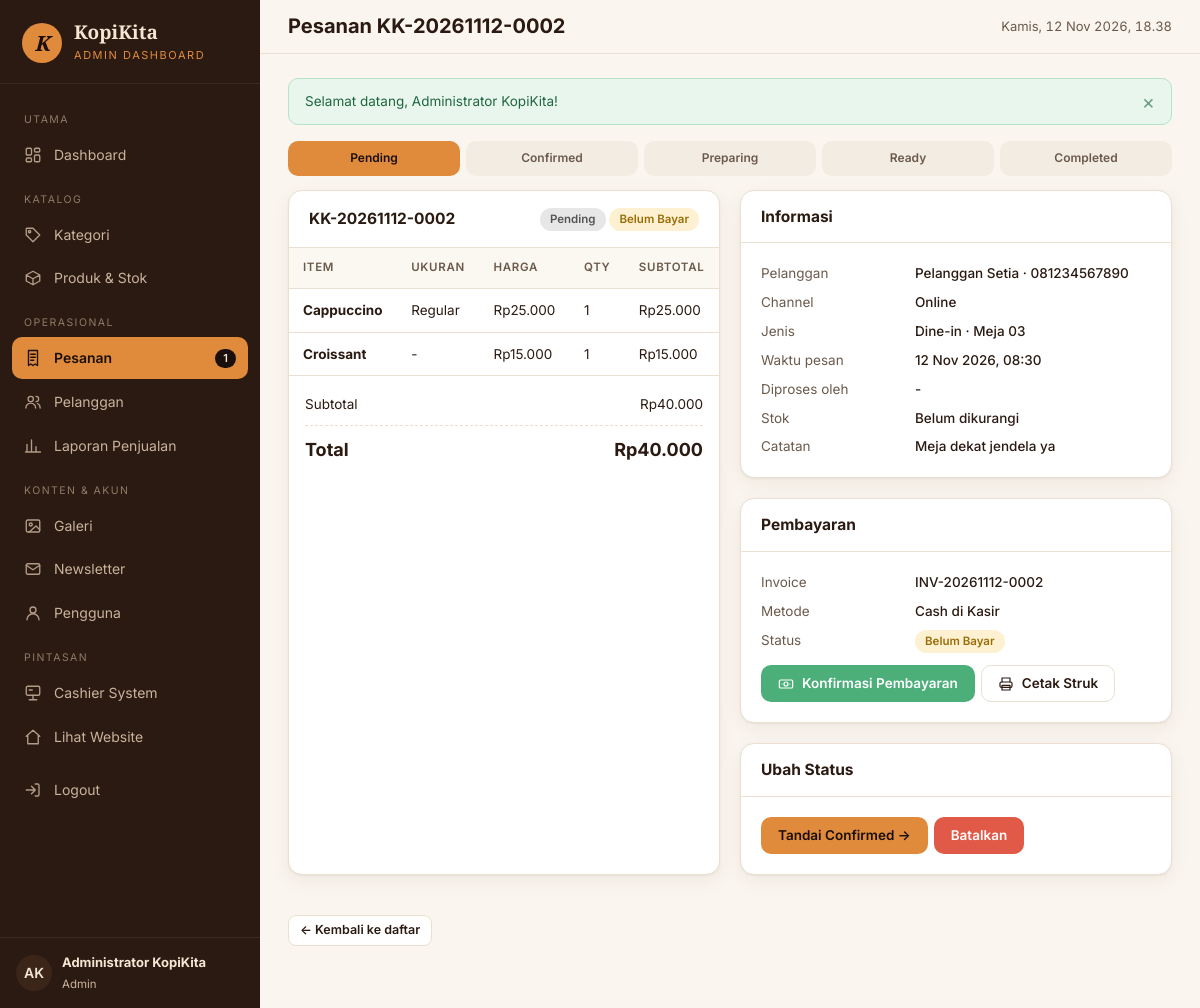
Page /admin/orders/show.php?id=15 (signed in) on the committed database.
### tables this page shows
CREATE TABLE `users` (
  `id`            BIGINT UNSIGNED NOT NULL AUTO_INCREMENT,
  `name`          VARCHAR(100) NOT NULL,
  `username`      VARCHAR(50)  NOT NULL,
  `email`         VARCHAR(150) NOT NULL,
  `password`      VARCHAR(255) NOT NULL,
  `role`          ENUM('admin','cashier','customer') NOT NULL DEFAULT 'customer',
  `avatar`        VARCHAR(255) NULL,
  `is_active`     TINYINT(1)   NOT NULL DEFAULT 1,
  `last_login_at` DATETIME     NULL,
  `created_at`    DATETIME     NOT NULL,
  `updated_at`    DATETIME     NOT NULL,
  PRIMARY KEY (`id`),
  UNIQUE KEY `uq_users_username` (`username`),
  UNIQUE KEY `uq_users_email` (`email`),
  KEY `idx_users_role` (`role`)
);

CREATE TABLE `orders` (
  `id`              BIGINT UNSIGNED NOT NULL AUTO_INCREMENT,
  `order_code`      VARCHAR(30) NOT NULL,
  `customer_id`     BIGINT UNSIGNED NOT NULL,
  `processed_by`    BIGINT UNSIGNED NULL,
  `order_channel`   ENUM('online','cashier') NOT NULL DEFAULT 'online',
  `order_type`      ENUM('dine_in','takeaway') NOT NULL,
  `table_number`    VARCHAR(10) NULL,
  `order_status`    ENUM('pending','confirmed','preparing','ready','completed','cancelled') NOT NULL DEFAULT 'pending',
  `subtotal`        DECIMAL(12,2) NOT NULL,
  `discount_amount` DECIMAL(12,2) NOT NULL DEFAULT 0,
  `total_amount`    DECIMAL(12,2) NOT NULL,
  `notes`           TEXT NULL,
  `cancel_reason`   VARCHAR(255) NULL,
  `stock_deducted`  TINYINT(1) NOT NULL DEFAULT 0,
  `ordered_at`      DATETIME NOT NULL,
  `completed_at`    DATETIME NULL,
  `updated_at`      DATETIME NOT NULL,
  PRIMARY KEY (`id`),
  UNIQUE KEY `uq_orders_code` (`order_code`),
  KEY `idx_orders_customer` (`customer_id`),
  KEY `idx_orders_processed_by` (`processed_by`),
  KEY `idx_orders_status` (`order_status`),
  KEY `idx_orders_ordered_at` (`ordered_at`),
  KEY `idx_orders_channel` (`order_channel`),
  CONSTRAINT `fk_orders_customer` FOREIGN KEY (`customer_id`) REFERENCES `customers` (`id`)
    ON UPDATE CASCADE ON DELETE RESTRICT,
  CONSTRAINT `fk_orders_processed_by` FOREIGN KEY (`processed_by`) REFERENCES `users` (`id`)
    ON UPDATE CASCADE ON DELETE SET NULL
);

CREATE TABLE `sales` (
  `id`               BIGINT UNSIGNED NOT NULL AUTO_INCREMENT,
  `order_id`         BIGINT UNSIGNED NOT NULL,
  `invoice_number`   VARCHAR(30) NOT NULL,
  `cashier_id`       BIGINT UNSIGNED NULL,
  `payment_method`   ENUM('cash','qris','bank_transfer') NOT NULL,
  `amount_due`       DECIMAL(12,2) NOT NULL,
  `amount_paid`      DECIMAL(12,2) NOT NULL DEFAULT 0,
  `change_amount`    DECIMAL(12,2) NOT NULL DEFAULT 0,
  `payment_status`   ENUM('pending','paid','failed','refunded') NOT NULL DEFAULT 'pending',
  `reference_number` VARCHAR(100) NULL,
  `paid_at`          DATETIME NULL,
  `created_at`       DATETIME NOT NULL,
  `updated_at`       DATETIME NOT NULL,
  PRIMARY KEY (`id`),
  UNIQUE KEY `uq_sales_order` (`order_id`),
  UNIQUE KEY `uq_sales_invoice` (`invoice_number`),
  KEY `idx_sales_cashier` (`cashier_id`),
  KEY `idx_sales_status` (`payment_status`),
  CONSTRAINT `fk_sales_order` FOREIGN KEY (`order_id`) REFERENCES `orders` (`id`)
    ON UPDATE CASCADE ON DELETE CASCADE,
  CONSTRAINT `fk_sales_cashier` FOREIGN KEY (`cashier_id`) REFERENCES `users` (`id`)
    ON UPDATE CASCADE ON DELETE SET NULL
);

CREATE TABLE `order_details` (
  `id`           BIGINT UNSIGNED NOT NULL AUTO_INCREMENT,
  `order_id`     BIGINT UNSIGNED NOT NULL,
  `product_id`   BIGINT UNSIGNED NOT NULL,
  `product_name` VARCHAR(120) NOT NULL,
  `size`         ENUM('regular','large') NULL,
  `unit_price`   DECIMAL(12,2) NOT NULL,
  `quantity`     INT UNSIGNED NOT NULL,
  `line_total`   DECIMAL(12,2) NOT NULL,
  `item_notes`   TEXT NULL,
  PRIMARY KEY (`id`),
  KEY `idx_od_order` (`order_id`),
  KEY `idx_od_product` (`product_id`),
  CONSTRAINT `fk_od_order` FOREIGN KEY (`order_id`) REFERENCES `orders` (`id`)
    ON UPDATE CASCADE ON DELETE CASCADE,
  CONSTRAINT `fk_od_product` FOREIGN KEY (`product_id`) REFERENCES `products` (`id`)
    ON UPDATE CASCADE ON DELETE RESTRICT,
  CONSTRAINT `chk_od_qty` CHECK (`quantity` > 0)
);

CREATE TABLE `customers` (
  `id`         BIGINT UNSIGNED NOT NULL AUTO_INCREMENT,
  `user_id`    BIGINT UNSIGNED NULL,
  `name`       VARCHAR(100) NOT NULL,
  `phone`      VARCHAR(25)  NULL,
  `email`      VARCHAR(150) NULL,
  `address`    TEXT         NULL,
  `created_at` DATETIME     NOT NULL,
  `updated_at` DATETIME     NOT NULL,
  PRIMARY KEY (`id`),
  UNIQUE KEY `uq_customers_user` (`user_id`),
  KEY `idx_customers_name` (`name`),
  CONSTRAINT `fk_customers_user` FOREIGN KEY (`user_id`) REFERENCES `users` (`id`)
    ON UPDATE CASCADE ON DELETE SET NULL
);

### includes/order-view.php (the view, shortened to what the rows shown need)
<?php
function render_order_detail(string $panel): void
{
    $user = current_user();
    $pdo = db();
    $order = find_order($pdo, 'id', (int) ($_GET['id'] ?? $_POST['id'] ?? 0));
    $status = $order['order_status'];
    $nexts = ORDER_TRANSITIONS[$status] ?? [];
    $mainNext = array_values(array_diff($nexts, ['cancelled']))[0] ?? null;
    $pageTitle = 'Pesanan ' . $order['order_code'];
    if ($panel === 'admin') {
        require APP_ROOT . '/includes/admin-header.php';
    } else {
        require APP_ROOT . '/includes/cashier-header.php';
    } ?>
    <div class="grid-2">
        <div class="card">
            <div class="card-header"><h2><?= e($order['order_code']) ?></h2><div><?= status_badge($status) ?> <?= payment_badge($order['payment_status']) ?></div></div>
            <div class="table-wrap">
                <table class="table">
                    <thead><tr><th>Item</th><th>Ukuran</th><th class="text-right">Harga</th><th class="text-right">Qty</th><th class="text-right">Subtotal</th></tr></thead>
                    <tbody>
                    <?php foreach ($order['items'] as $it): ?>
                        <tr><td><strong><?= e($it['product_name']) ?></strong><?= $it['item_notes'] ? '<div class="text-muted">' . e($it['item_notes']) . '</div>' : '' ?></td>
                            <td><?= e(size_label($it['size'])) ?></td><td class="text-right nowrap"><?= e(rupiah($it['unit_price'])) ?></td>
                            <td class="text-right"><?= (int) $it['quantity'] ?></td><td class="text-right nowrap"><?= e(rupiah($it['line_total'])) ?></td></tr>
                    <?php endforeach; ?>
                    </tbody>
                </table>
            </div>
            <div class="totals">
                <div class="row"><span>Subtotal</span><span><?= e(rupiah($order['subtotal'])) ?></span></div>
                <div class="row big"><span>Total</span><span><?= e(rupiah($order['total_amount'])) ?></span></div>
            </div>
        </div>
        <div>
            <div class="card mb-3">
                <div class="card-body">
                    <dl class="dl">
                        <dt>Pelanggan</dt><dd><?= e($order['customer_name']) ?><?= $order['customer_phone'] ? ' · ' . e($order['customer_phone']) : '' ?></dd>
                        <dt>Channel</dt><dd><?= e(ORDER_CHANNELS[$order['order_channel']]) ?></dd>
                        <dt>Jenis</dt><dd><?= e(ORDER_TYPES[$order['order_type']]) ?><?= $order['table_number'] ? ' · Meja ' . e($order['table_number']) : '' ?></dd>
                        <dt>Waktu pesan</dt><dd><?= e(tanggal($order['ordered_at'])) ?></dd>
                        <dt>Diproses oleh</dt><dd><?= e($order['processed_name'] ?? '-') ?></dd>
                        <dt>Stok</dt><dd><?= $order['stock_deducted'] ? 'Sudah dikurangi' : 'Belum dikurangi' ?></dd>
                        <?php if ($order['notes']): ?><dt>Catatan</dt><dd><?= e($order['notes']) ?></dd><?php endif; ?>
                    </dl>
                </div>
            </div>
            <div class="card mb-3">
                <div class="card-body">
                    <dl class="dl">
                        <dt>Invoice</dt><dd><?= e($order['invoice_number'] ?? '-') ?></dd>
                        <dt>Metode</dt><dd><?= e(PAYMENT_METHODS[$order['payment_method']] ?? '-') ?></dd>
                        <dt>Status</dt><dd><?= payment_badge($order['payment_status']) ?></dd>
                    </dl>
                </div>
            </div>
            <?php if ($nexts): ?>
                <div class="card">
                    <div class="card-body">
                        <div class="actions">
                            <?php if ($mainNext): ?>
                                <form method="post"><?= csrf_field() ?><input type="hidden" name="id" value="<?= (int) $order['id'] ?>"><input type="hidden" name="status" value="<?= e($mainNext) ?>">
                                    <button class="btn btn-primary" type="submit">Tandai <?= e(ORDER_STATUSES[$mainNext]) ?> →</button></form>
                            <?php endif; ?>
                        </div>
                    </div>
                </div>
            <?php endif; ?>
        </div>
    </div>
    <?php
}

### includes/admin-header.php (shortened to what the rows shown need)
<?php
$user = current_user();
$panel = $panel ?? 'admin';
$pendingCount = (int) db()->query("SELECT COUNT(*) FROM orders WHERE order_status IN ('pending')")->fetchColumn();
if (!isset($navItems)) {
    $navItems = [
        ['label' => 'Utama'],
        ['href' => 'admin/index.php', 'icon' => 'dashboard', 'text' => 'Dashboard', 'exact' => true],
        ['label' => 'Katalog'],
        ['href' => 'admin/categories/', 'icon' => 'tag', 'text' => 'Kategori'],
        ['href' => 'admin/products/', 'icon' => 'box', 'text' => 'Produk & Stok'],
        ['label' => 'Operasional'],
        ['href' => 'admin/orders/', 'icon' => 'receipt', 'text' => 'Pesanan', 'count' => $pendingCount],
        ['href' => 'admin/customers/', 'icon' => 'users', 'text' => 'Pelanggan'],
        ['href' => 'admin/reports/', 'icon' => 'chart', 'text' => 'Laporan Penjualan'],
        ['label' => 'Konten & Akun'],
        ['href' => 'admin/gallery/', 'icon' => 'image', 'text' => 'Galeri'],
        ['href' => 'admin/newsletter/', 'icon' => 'mail', 'text' => 'Newsletter'],
        ['href' => 'admin/users/', 'icon' => 'user', 'text' => 'Pengguna'],
        ['label' => 'Pintasan'],
        ['href' => 'cashier/index.php', 'icon' => 'pos', 'text' => 'Cashier System'],
        ['href' => 'index.php', 'icon' => 'home', 'text' => 'Lihat Website'],
    ];
}
$cur = current_path();
$isActive = function (array $it) use ($cur): bool {
    $target = url($it['href']);
    if (!empty($it['exact'])) {
        return $cur === $target;
    }
    return strpos($cur, rtrim($target, '/')) === 0 && !preg_match('#/index\.php$#', $it['href']);
};
?>
<!DOCTYPE html>
<html lang="id">
<head>
    <link rel="stylesheet" href="<?= e(asset('css/admin.css')) ?>">
</head>
<body class="panel-<?= e($panel) ?>">
<div class="app">
    <aside class="sidebar" id="sidebar">
        <a href="<?= e(url($panel === 'cashier' ? 'cashier/index.php' : 'admin/index.php')) ?>" class="sidebar-brand">
            <span class="logo">K</span>
            <span><strong>KopiKita</strong><small><?= $panel === 'cashier' ? 'Cashier System' : 'Admin Dashboard' ?></small></span>
        </a>
        <nav class="sidebar-nav" aria-label="Menu panel">
            <?php foreach ($navItems as $it): ?>
                <?php if (isset($it['label'])): ?>
                    <div class="label"><?= e($it['label']) ?></div>
                <?php else: ?>
                    <a href="<?= e(url($it['href'])) ?>" class="<?= $isActive($it) ? 'active' : '' ?>">
                        <?= icon($it['icon']) ?> <span><?= e($it['text']) ?></span>
                        <?php if (!empty($it['count'])): ?><span class="count"><?= (int) $it['count'] ?></span><?php endif; ?>
                    </a>
                <?php endif; ?>
            <?php endforeach; ?>
            <form action="<?= e(url('logout.php')) ?>" method="post" class="mt-2">
                <button type="submit"><?= icon('logout') ?> <span>Logout</span></button>
            </form>
        </nav>
        <div class="sidebar-foot">
            <span class="avatar"><?= e(initials($user['name'])) ?></span>
            <span><strong><?= e($user['name']) ?></strong><small><?= e(ROLE_LABELS[$user['role']]) ?></small></span>
        </div>
    </aside>
    <div class="main">
        <header class="topbar">
            <div>
                <h1><?= e($pageTitle ?? 'Dashboard') ?></h1>
            </div>
            <span class="clock" id="clock"><?= e(tanggal(now())) ?></span>
        </header>
        <div class="content">
            <?= render_flashes() ?>

### includes/functions.php (shortened to what the rows shown need)
<?php
function e($value): string
{
    return htmlspecialchars((string) ($value ?? ''), ENT_QUOTES | ENT_SUBSTITUTE, 'UTF-8');
}
function rupiah($amount): string
{
    $amount = (float) $amount;
    $prefix = $amount < 0 ? '-Rp' : 'Rp';
    return $prefix . number_format(abs($amount), 0, ',', '.');
}
function tanggal($datetime, bool $withTime = true): string
{
    $bulan = [1 => 'Jan', 'Feb', 'Mar', 'Apr', 'Mei', 'Jun', 'Jul', 'Agu', 'Sep', 'Okt', 'Nov', 'Des'];
    $ts = strtotime((string) $datetime);
    $out = date('j', $ts) . ' ' . $bulan[(int) date('n', $ts)] . ' ' . date('Y', $ts);
    return $withTime ? $out . ', ' . date('H:i', $ts) : $out;
}
function url(string $path = ''): string
{
    return BASE_URL . '/' . ltrim($path, '/');
}
function asset(string $path): string
{
    $file = APP_ROOT . '/assets/' . ltrim($path, '/');
    $ver = is_file($file) ? '?v=' . filemtime($file) : '';
    return url('assets/' . ltrim($path, '/')) . $ver;
}
function current_path(): string
{
    return strtok($_SERVER['REQUEST_URI'] ?? '/', '?');
}
function get_flashes(): array
{
    $f = $_SESSION['flash'] ?? [];
    return $f;
}
function render_flashes(): string
{
    $html = '';
    foreach (get_flashes() as $f) {
        $html .= '<div class="alert alert-' . e($f['type']) . '" role="alert">' . e($f['message'])
            . '<button type="button" class="alert-close" aria-label="Tutup">&times;</button></div>';
    }
    return $html;
}
function status_badge(string $status): string
{
    $label = ORDER_STATUSES[$status] ?? ucfirst($status);
    return '<span class="badge badge-' . e($status) . '">' . e($label) . '</span>';
}
function payment_badge(?string $status): string
{
    $status = $status ?: 'pending';
    $label = PAYMENT_STATUSES[$status] ?? ucfirst($status);
    return '<span class="badge badge-pay-' . e($status) . '">' . e($label) . '</span>';
}
function size_label(?string $size): string
{
    return $size ? (SIZE_LABELS[$size] ?? ucfirst($size)) : '-';
}
function find_order(PDO $pdo, string $by, $value): ?array
{
    $col = $by === 'code' ? 'o.order_code' : 'o.id';
    $st = $pdo->prepare("SELECT o.*, c.name AS customer_name, c.phone AS customer_phone, c.email AS customer_email, c.user_id AS customer_user_id,
            s.invoice_number, s.payment_method, s.amount_due, s.amount_paid, s.change_amount, s.payment_status,
            s.reference_number, s.paid_at, s.cashier_id, u.name AS processed_name, k.name AS cashier_name
        FROM orders o
        JOIN customers c ON c.id = o.customer_id
        LEFT JOIN sales s ON s.order_id = o.id
        LEFT JOIN users u ON u.id = o.processed_by
        LEFT JOIN users k ON k.id = s.cashier_id
        WHERE $col = ? LIMIT 1");
    $st->execute([$value]);
    $order = $st->fetch();
    $it = $pdo->prepare('SELECT od.*, p.image, p.sku FROM order_details od LEFT JOIN products p ON p.id = od.product_id WHERE od.order_id = ? ORDER BY od.id');
    $it->execute([$order['id']]);
    $order['items'] = $it->fetchAll();
    return $order;
}
function icon(string $name, string $class = ''): string
{
    $p = $paths[$name] ?? $paths['coffee'];
    return '<svg class="' . e($class) . '" viewBox="0 0 24 24" fill="none" stroke="currentColor" stroke-width="1.8" stroke-linecap="round" stroke-linejoin="round" aria-hidden="true">' . $p . '</svg>';
}
function initials(string $name): string
{
    $parts = preg_split('/\s+/', trim($name));
    $s = mb_substr($parts[0] ?? 'K', 0, 1) . (isset($parts[1]) ? mb_substr($parts[1], 0, 1) : '');
    return mb_strtoupper($s);
}

### rows in the picture
users: name "AK", name "Administrator KopiKita", role "Admin"
orders: order_code "Pesanan KK-20261112-0002", order_code "KK-20261112-0002", order_status "Pending", sales.payment_status "Belum Bayar Belum Bayar", subtotal "Rp40.000", total_amount "Rp40.000", customer.name "Pelanggan Setia", customer.phone "081234567890", order_channel "Online", order_type "Dine-in", table_number "03", ordered_at "12 Nov 2026, 08:30", notes "Meja dekat jendela ya", sales.invoice_number "INV-20261112-0002", sales.payment_method "Cash di Kasir", order_status "Confirmed"
order_details: product_name "Cappuccino", size "Regular", unit_price "Rp25.000", quantity "1", line_total "Rp25.000"
order_details: product_name "Croissant", size "-", unit_price "Rp15.000", quantity "1", line_total "Rp15.000"

### other values in the picture
$it['label'] "UTAMA"
$it['text'] "Dashboard"
$it['label'] "KATALOG"
$it['text'] "Kategori"
$it['text'] "Produk & Stok"
$it['label'] "OPERASIONAL"
$it['text'] "Pesanan"
$it['count'] "1"
$it['text'] "Pelanggan"
$it['text'] "Laporan Penjualan"
$it['label'] "KONTEN & AKUN"
$it['text'] "Galeri"
$it['text'] "Newsletter"
$it['text'] "Pengguna"
$it['label'] "PINTASAN"
